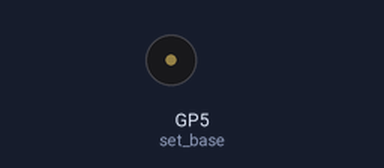
Simulated run of this program. Board: Raspberry Pi Pico running MicroPython. On the bench: buzzer (waves = sounding). At 3.1 s the program stops and its outputs stay as they are.

Above: at 0.1 s.
At 1.1 s:
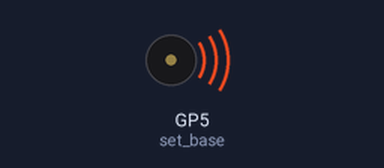
Timing chart, 0 to 4.6 s (numbered marks = the images above):
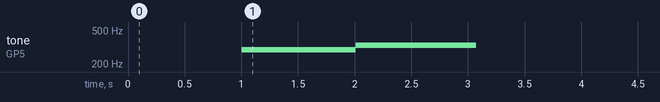

Measured:
- by itself, tone on GP5 (set_base): silent → 294 Hz at 1.0 s, → 330 Hz 1.0 s later, → silent 1.1 s later

The program:

pio_do-re-mi.py
```python
import machine
from machine import Pin
@rp2.asm_pio(
    set_init=rp2.PIO.OUT_LOW,
    in_shiftdir=rp2.PIO.SHIFT_LEFT,
    out_shiftdir=rp2.PIO.SHIFT_LEFT,
)
def wave_prog():
    pull(block)
    mov(x, osr)     # waveCount
    pull(block)
    label("loop")
    mov(y, osr)    # halfWaveNumCycles
    set(pins, 1)   # high
    label("high")
    jmp(y_dec, "high")
    mov(y, osr)    # halfWaveNumCycles
    set(pins, 0)   # low
    label("low")
    jmp(y_dec, "low")
    jmp(x_dec, "loop")
sm = rp2.StateMachine(0, wave_prog, freq=1953125, set_base=Pin(5))  # the clock frequency of Raspberry Pi Pico is 125MHz; 1953125 is 125MHz / 64
sm.active(1)
def HWPlayTone(freq: int, duration: int):
    halfWaveNumCycles = round(1953125.0 / freq / 2)  # count 1 cycle for jmp() ==> 1 cycle per half wave ==> 2 cycles per wave
    waveCount = round(duration * freq / 1000.0)
    sm.put(waveCount)
    sm.put(halfWaveNumCycles)

import time
HWPlayTone(262, 1000) # Do
time.sleep(1)
HWPlayTone(294, 1000) # Re
time.sleep(1)
HWPlayTone(330, 1000) # Mi
time.sleep(1)
```
